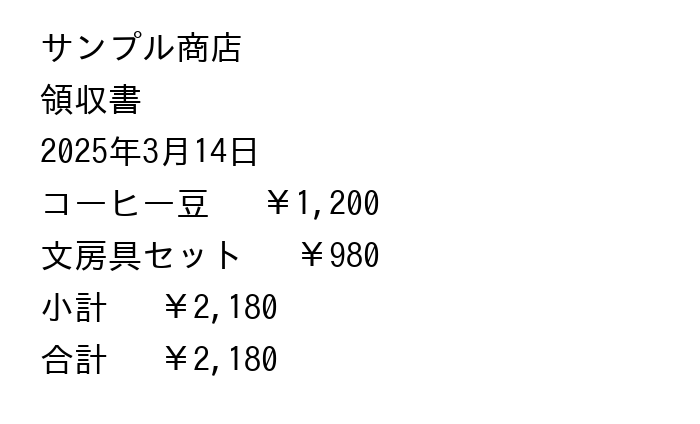
#> input picture samples/receipt1.png, 700 x 424 px
$ python -i core.py   (imports and definitions only)
#> lines starting #> are read from the running program, lines starting #| are printed output that depends on the picture; after the words box and inside, x2 and y2 are one past the last pixel; in counts of white or black regions, pixels touching at a corner belong together
#> further down, picture is the input picture: PIL image 700x424 RGB; min 0, max 255, mean 246.7
from pathlib import Path

from PIL import Image, ImageChops, ImageDraw, ImageOps

EXTS = {".jpg", ".jpeg", ".png", ".webp", ".bmp", ".tiff"}


def resize_fit(img: Image.Image, max_w: int | None, max_h: int | None) -> Image.Image:
    """アスペクト比を保ったまま (max_w, max_h) に収める。拡大はしない。"""
    w, h = img.size
    scale = min((max_w or w) / w, (max_h or h) / h, 1.0)
    if scale >= 1.0:
        return img
    return img.resize((max(1, round(w * scale)), max(1, round(h * scale))), Image.LANCZOS)


def trim_border(img: Image.Image, tolerance: int = 10) -> Image.Image:
    """四隅の色と近い余白を切り落とす。"""
#> called with tolerance = 10
    rgb = img.convert("RGB")
    bg = Image.new("RGB", rgb.size, rgb.getpixel((0, 0)))
#> bg: PIL image 700x424 RGB; every value is 255
    diff = ImageChops.difference(rgb, bg).convert("L").point(lambda p: 255 if p > tolerance else 0)
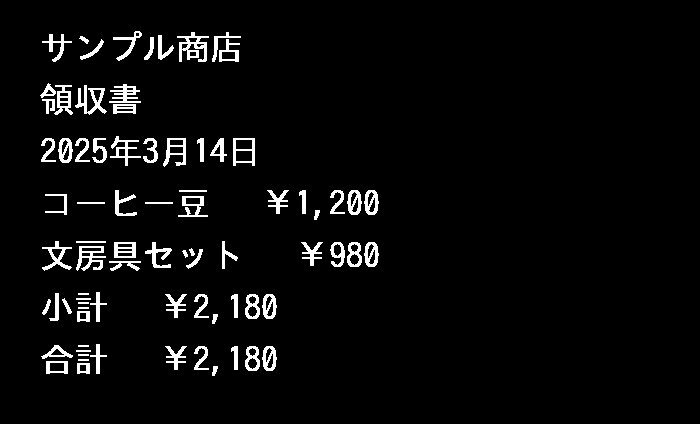
#> diff: PIL image 700x424 L; 4.1% white; 80 white regions, largest, box (x1, y1, x2, y2) and area: (177, 32, 209, 62) 430, (75, 85, 107, 115) 377, (76, 246, 106, 271) 349
    bbox = diff.getbbox()
#> bbox = (40, 31, 379, 376)
    return img.crop(bbox) if bbox else img
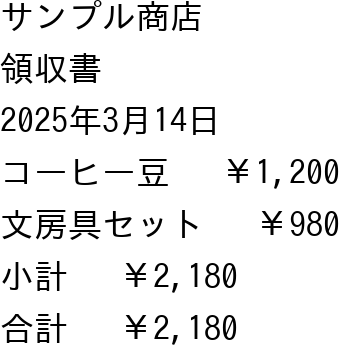
#> returned value: PIL image 339x345 RGB; min 0, max 255, mean 233.9


def add_watermark(img: Image.Image, text: str, opacity: int = 128) -> Image.Image:
    """右下に半透明テキストを入れる。"""
    base = img.convert("RGBA")
    layer = Image.new("RGBA", base.size, (0, 0, 0, 0))
    draw = ImageDraw.Draw(layer)
    x0, y0, x1, y1 = draw.textbbox((0, 0), text)
    margin = 10
    pos = (base.width - (x1 - x0) - margin, base.height - (y1 - y0) - margin)
    draw.text(pos, text, fill=(255, 255, 255, opacity))
    return Image.alpha_composite(base, layer)


def process_file(src: Path, dst_dir: Path, *, max_w=None, max_h=None, fmt=None,
                 trim=False, watermark=None, quality=90) -> Path:
    img = ImageOps.exif_transpose(Image.open(src))
    if trim:
        img = trim_border(img)
    img = resize_fit(img, max_w, max_h)
    if watermark:
        img = add_watermark(img, watermark)
    out_fmt = (fmt or src.suffix.lstrip(".") or "png").lower().replace("jpg", "jpeg")
    if out_fmt == "jpeg":
        img = img.convert("RGB")
    dst = dst_dir / f"{src.stem}.{'jpg' if out_fmt == 'jpeg' else out_fmt}"
    img.save(dst, format=out_fmt.upper(), quality=quality)
    return dst


def process_dir(src_dir: Path, dst_dir: Path, **kw) -> list[Path]:
    dst_dir.mkdir(parents=True, exist_ok=True)
    files = sorted(p for p in src_dir.iterdir() if p.suffix.lower() in EXTS)
    return [process_file(p, dst_dir, **kw) for p in files]

>>> from PIL import Image
>>> picture = Image.open('../samples/receipt1.png')
>>> result = trim_border(picture)

$ run again, on samples/receipt2.png
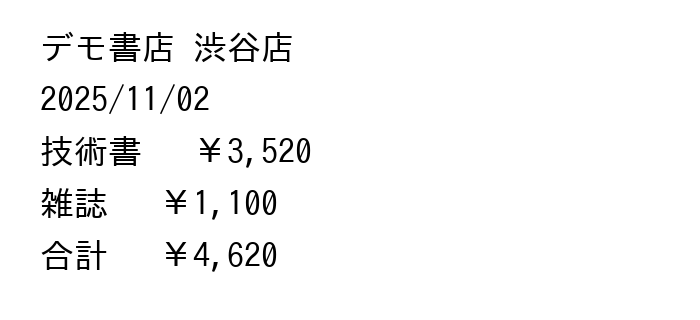
#> input picture samples/receipt2.png, 700 x 320 px
#> picture is the input picture: PIL image 700x320 RGB; min 0, max 255, mean 246.5
#> bg: PIL image 700x320 RGB; every value is 255
#> in trim_border, `diff = ImageChops.difference(rgb, bg).convert("L").point(lambda p: 255..`:
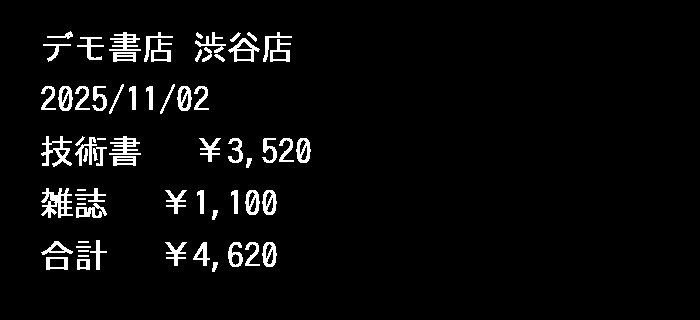
#> diff: PIL image 700x320 L; 4.2% white; 67 white regions (4 under 20 px), largest, box (x1, y1, x2, y2) and area: (41, 188, 73, 218) 496, (41, 136, 72, 167) 385, (109, 32, 141, 51) 309
#> bbox = (41, 31, 311, 272)
#> in trim_border, `return img.crop(bbox) if bbox else img`:
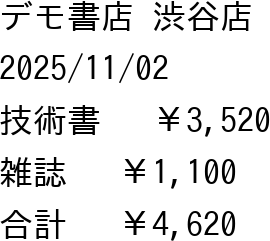
#> returned value: PIL image 270x241 RGB; min 0, max 255, mean 225.9
